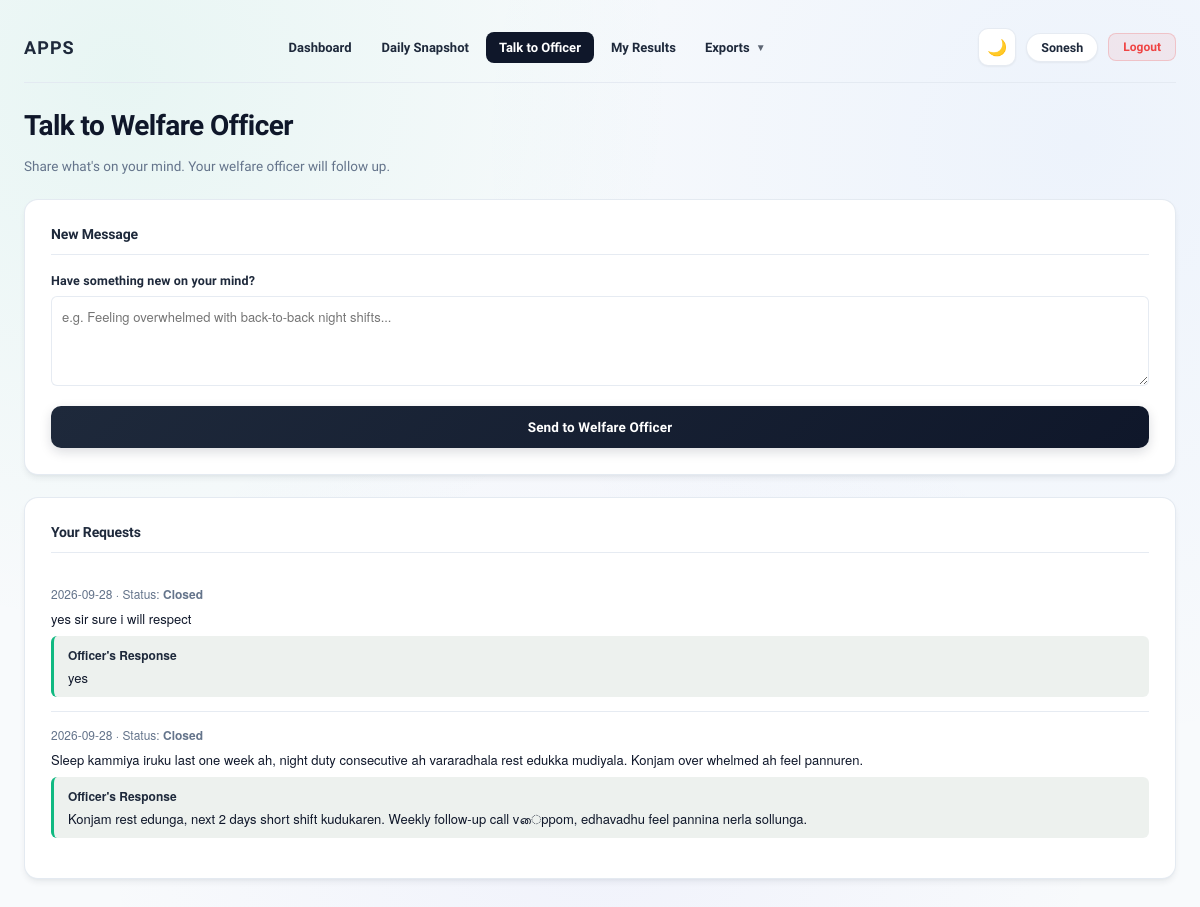
/talk_to_officer (signed in), run on an earlier commit of the app's database.
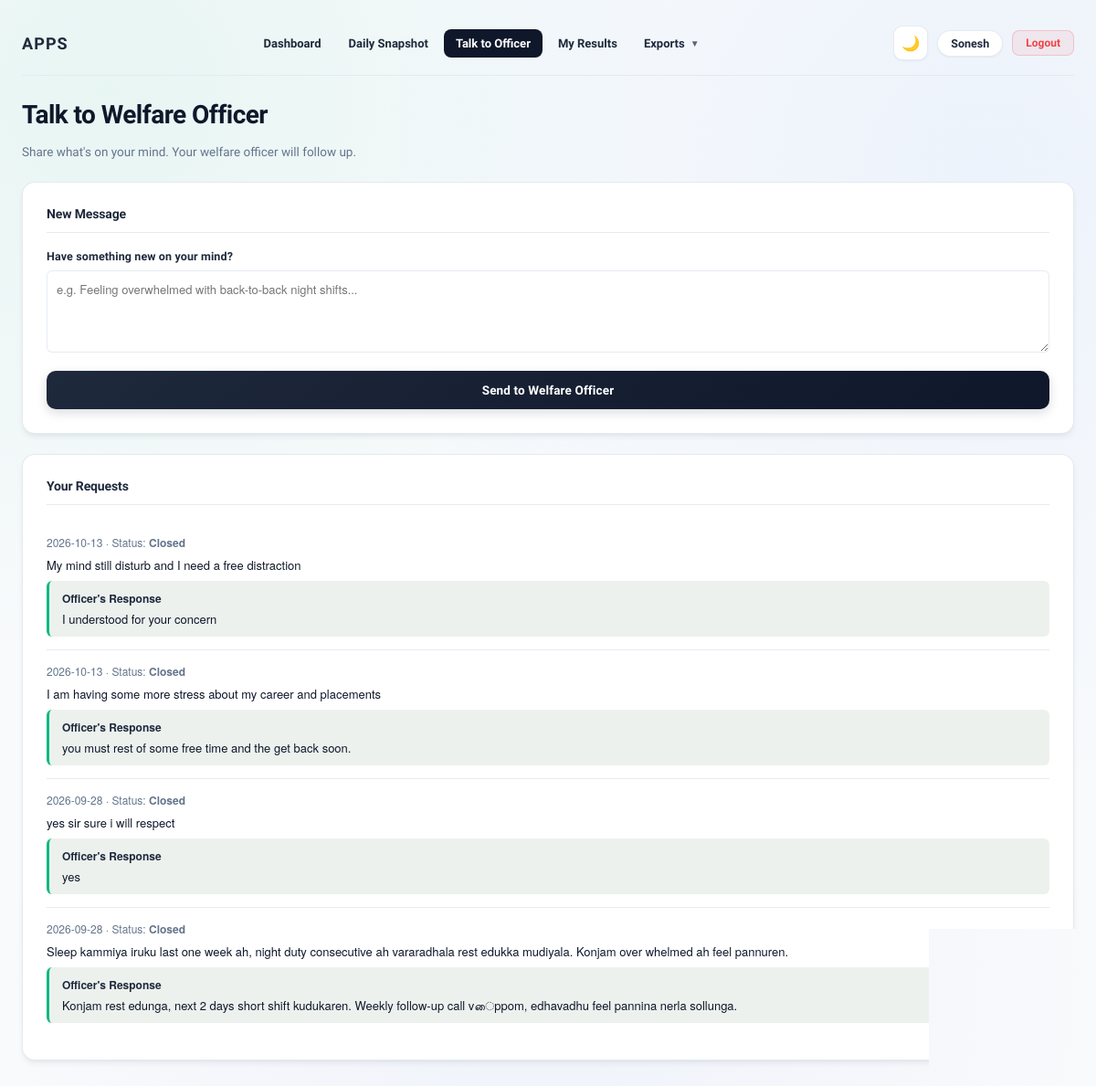
And on a later commit of the database.
### tables this page shows
CREATE TABLE StressRequests (
    id INTEGER PRIMARY KEY AUTOINCREMENT,
    user_id INTEGER NOT NULL,
    message TEXT NOT NULL,
    status TEXT NOT NULL DEFAULT 'Pending',
    officer_id INTEGER,
    remedy TEXT,
    created_date TEXT NOT NULL,
    resolved_date TEXT, stage TEXT NOT NULL DEFAULT 'New', stage_updated_at TEXT,
    FOREIGN KEY (user_id) REFERENCES Users(id),
    FOREIGN KEY (officer_id) REFERENCES Users(id)
);

### app.py (the view)
@app.route("/talk_to_officer")
@role_required("personnel")
def talk_to_officer():
    uid = session["user_id"]
    conn = get_db()
    requests_list = conn.execute(
        "SELECT * FROM StressRequests WHERE user_id = ? ORDER BY id DESC", (uid,)
    ).fetchall()
    conn.close()
    pending_request = next((r for r in requests_list if r["stage"] not in ("Resolved", "Closed")), None)
    resolved_request = None
    if not pending_request:
        resolved_request = next((r for r in requests_list if r["stage"] in ("Resolved", "Closed")), None)
    return render_template("talk_to_officer.html", requests=requests_list,
   pending_request=pending_request, resolved_request=resolved_request)

### app.py (called while the page is built, shortened)
def get_db():
    conn = sqlite3.connect(DB_PATH, factory=SyncedConnection)
    conn.row_factory = sqlite3.Row
    return conn

def role_required(*roles):
    def decorator(view):
        @wraps(view)
        def wrapper(*args, **kwargs):
            if "user_id" not in session or session.get("role") not in roles:
                return redirect(url_for("login"))
            return view(*args, **kwargs)
        return wrapper
    return decorator

@app.before_request
def block_cross_site_posts():
    if request.method != "POST":
        return
    source = request.headers.get("Origin") or request.headers.get("Referer")
    if source:
        if urlparse(source).netloc != request.host:
            abort(403)

@app.after_request
def add_security_headers(resp):
    resp.headers.setdefault("X-Content-Type-Options", "nosniff")
    resp.headers.setdefault("X-Frame-Options", "SAMEORIGIN")
    resp.headers.setdefault("Referrer-Policy", "same-origin")
    if "user_id" in session:
        resp.headers["Cache-Control"] = "no-store"
    return resp

@app.context_processor
def inject_nav_counts():
    return {}

### templates/talk_to_officer.html (shortened to what this page needs)
<!DOCTYPE html>
<html lang="en">
<head>
<link rel="stylesheet" href="{{ url_for('static', filename='style.css') }}">
</head>
<body class="personnel-page">
<div class="wrap">
    {% include "_header.html" %}
  <h2 class="page-title">Talk to Welfare Officer</h2>
  <p class="empty-note" style="margin-bottom:22px;">Share what's on your mind. Your welfare officer will follow up.</p>
  <div class="card" id="talk">
    <h3>New Message</h3>
    {% if pending_request %}
      <div class="empty-note" style="padding:12px 0;">
        Your request is with the welfare officer. You'll see their response here once reviewed.
      </div>
      <p style="font-family:'Helvetica Neue', Arial, sans-serif; font-size:12.5px; color:var(--steel); margin-top:8px;">
        Status: <strong>{{ pending_request.stage or "New" }}</strong> &middot; Submitted on {{ pending_request.created_date }}
      </p>
    {% else %}
      <form method="POST" action="/submit_stress_request">
        <label>{% if resolved_request %}Have something new on your mind?{% else %}Share what's stressing you.{% endif %}</label>
        <textarea name="message" required style="width:100%; min-height:90px; padding:10px; border:1px solid var(--line); border-radius:6px; font-family:'Helvetica Neue', Arial, sans-serif; font-size:13px; margin-bottom:16px; resize:vertical;" placeholder="e.g. Feeling overwhelmed with back-to-back night shifts..."></textarea>
        <button type="submit" class="btn">Send to Welfare Officer</button>
      </form>
    {% endif %}
  </div>
  <div class="card" style="margin-top:22px;">
    <h3>Your Requests</h3>
    {% if requests %}
      {% for r in requests %}
      <div style="padding:14px 0; {% if not loop.last %}border-bottom:1px solid var(--line);{% endif %}">
        <p style="font-family:'Helvetica Neue', Arial, sans-serif; font-size:12px; color:var(--steel); margin:0 0 6px;">
          {{ r.created_date }} &middot; Status: <strong>{{ r.stage or "New" }}</strong>
        </p>
        <p style="font-family:'Helvetica Neue', Arial, sans-serif; font-size:13px; color:var(--ink); margin:0 0 8px;">{{ r.message }}</p>
        {% if r.remedy %}
        <div class="response-box">
          <p style="font-family:'Helvetica Neue', Arial, sans-serif; font-size:12px; font-weight:600; color:var(--steel-deep); margin:0 0 4px;">Officer's Response</p>
          <p style="font-family:'Helvetica Neue', Arial, sans-serif; font-size:13px; color:var(--ink); margin:0;">{{ r.remedy }}</p>
        </div>
        {% endif %}
      </div>
      {% endfor %}
    {% else %}
      <p class="empty-note">You haven't sent any requests yet.</p>
    {% endif %}
  </div>
</div>
</body>
</html>

What changed in the data, as far as the page shows it:
added StressRequests: created_date "2026-10-13", stage "Closed", message "My mind still disturb and I need a free distraction", remedy "I understood for your concern"
added StressRequests: created_date "2026-10-13", stage "Closed", message "I am having some more stress about my career and placements", remedy "you must rest of some free time and the get back soon."
